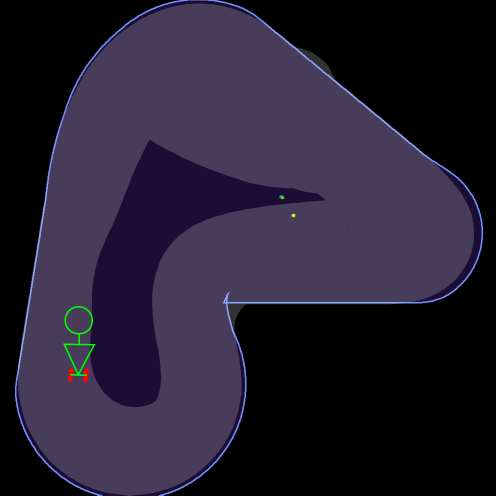
#> input picture Resources/Map.png, 991 x 991 px, found by its file name (shown at 1/2 size)
$ python Part13.py
#> lines starting #> are read from the running program, lines starting #| are printed output that depends on the picture; after the words box and inside, x2 and y2 are one past the last pixel; in counts of white or black regions, pixels touching at a corner belong together
# Corner Detection
import numpy as np
import cv2

img = cv2.imread('C:\\Users\\Shane\\Documents\\Repos\\Explorations_OpenCV\\Resources\\Map.png')
#> img is the input picture: shape (991, 991, 3); mean B, G, R 49.6, 31.1, 37.4
w,h = img.shape[:-1]
#> w = 991; h = 991
img = cv2.resize(img, (w//2, h//2))
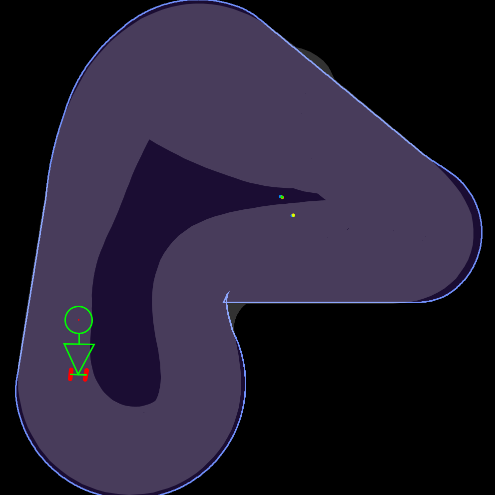
#> img: shape (495, 495, 3); mean B, G, R 49.5, 31, 37.4
gray = cv2.cvtColor(img,cv2.COLOR_BGR2GRAY)
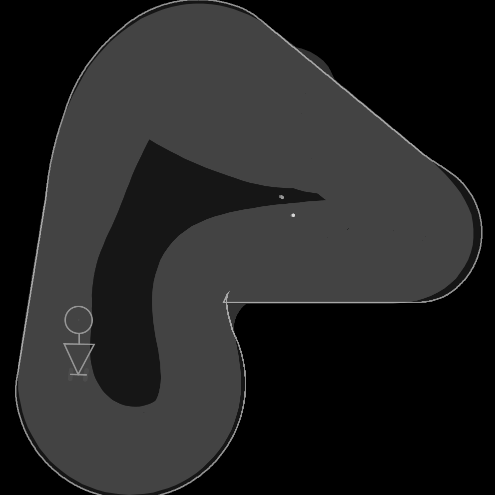
#> gray: shape (495, 495); min 0, max 215, mean 35
gray = np.float32(gray)

corners = cv2.goodFeaturesToTrack(gray, 10, 0.01, 5)
#> corners = [[293, 215], [282, 197], [94, 344], [228, 304], [223, 302], [63, 343], [79, 343], [75, 372], [81, 372], [77, 334]]
corners = np.int0(corners)

for corner in corners:
    x,y = corner.ravel()
    cv2.circle(img,(x,y), 3,(255,255,255), -1)
#> this loop made 10 passes
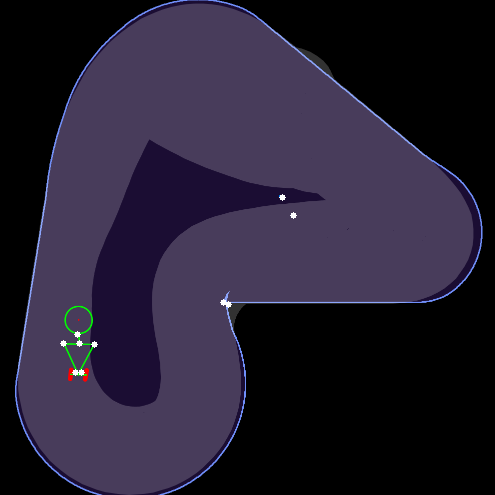
#> img: shape (495, 495, 3); 0.12% of pixels changed, all inside (x1, y1, x2, y2) = (60, 194, 297, 376)

cv2.imshow('Corner', img)

cv2.waitKey(0)
cv2.destroyAllWindows()
